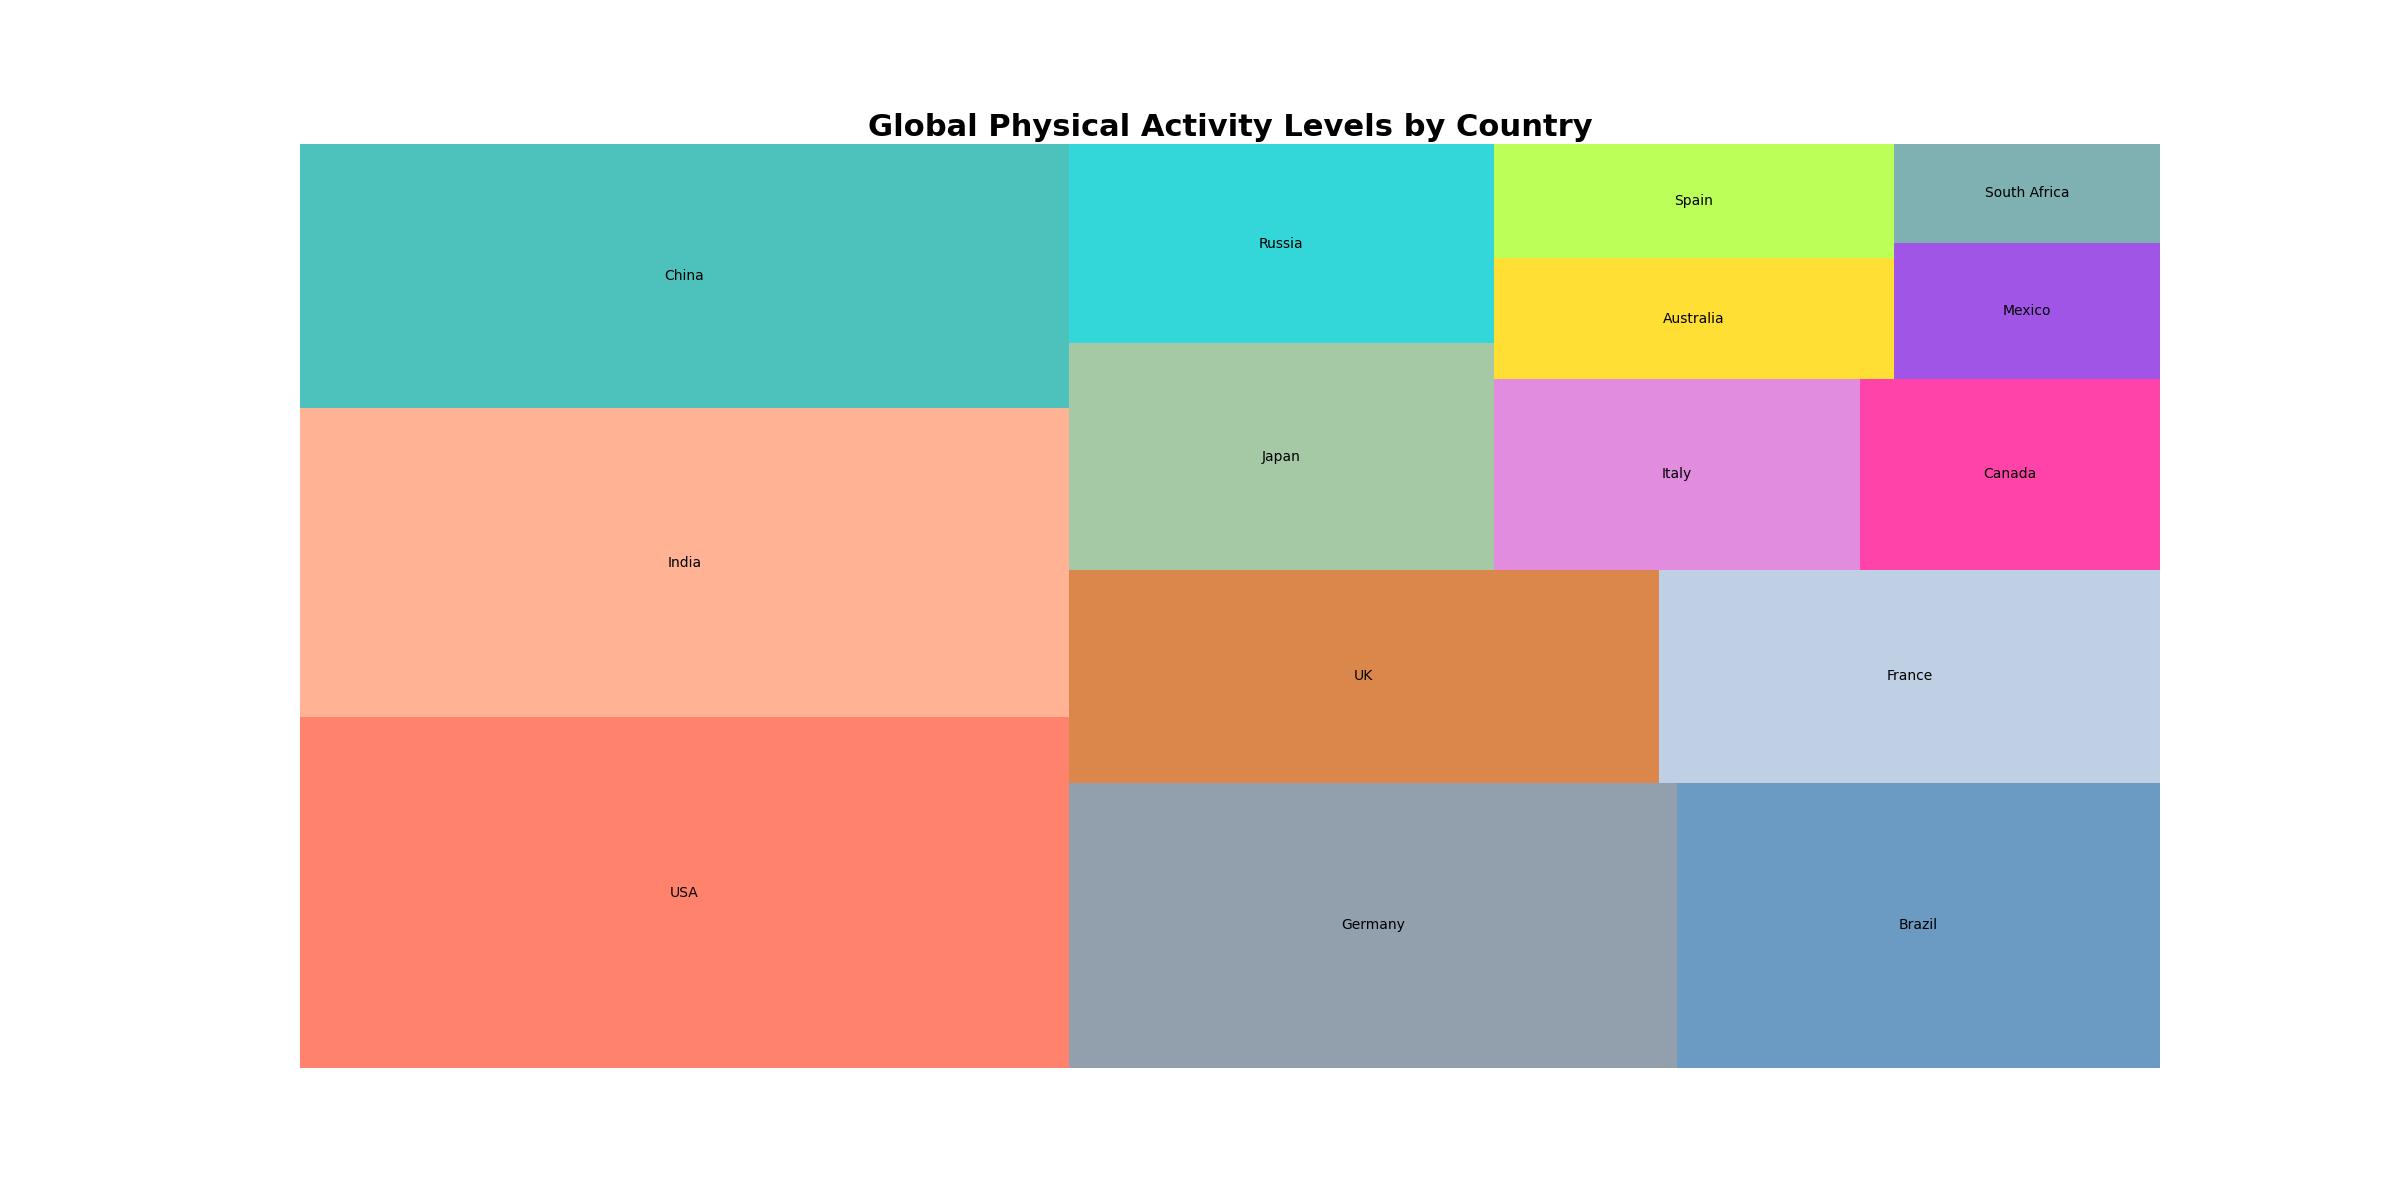

The Python source for this figure:

import matplotlib.pyplot as plt
import pandas as pd
import squarify

# Prepare the data
data = {
    'Country': ['USA', 'India', 'China', 'Germany', 'Brazil', 'UK', 'France', 'Japan', 
                'Russia', 'Italy', 'Canada', 'Australia', 'Spain', 'Mexico', 'South Africa'],
    'Physical Activity Level (%)': [40.1, 35.4, 30.2, 25.8, 20.5, 18.7, 15.9, 14.3, 
                                    12.6, 10.4, 8.5, 7.2, 6.8, 5.4, 3.9]
}
df = pd.DataFrame(data)

# Create a color palette, mapped to these values
colors = ['#FF6347', '#FFA07A', '#20B2AA', '#778899', '#4682B4', 
          '#D2691E', '#B0C4DE', '#8FBC8F', '#00CED1', '#DA70D6',
          '#FF1493', '#FFD700', '#ADFF2F', '#8A2BE2', '#5F9EA0']

# Plot
plt.figure(figsize=(24, 12))
squarify.plot(sizes=df['Physical Activity Level (%)'], label=df['Country'], color=colors, alpha=0.8)
plt.title('Global Physical Activity Levels by Country', fontsize=22, fontweight='bold')
plt.axis('off')  # Removes the axes to create a treemap
plt.show()
